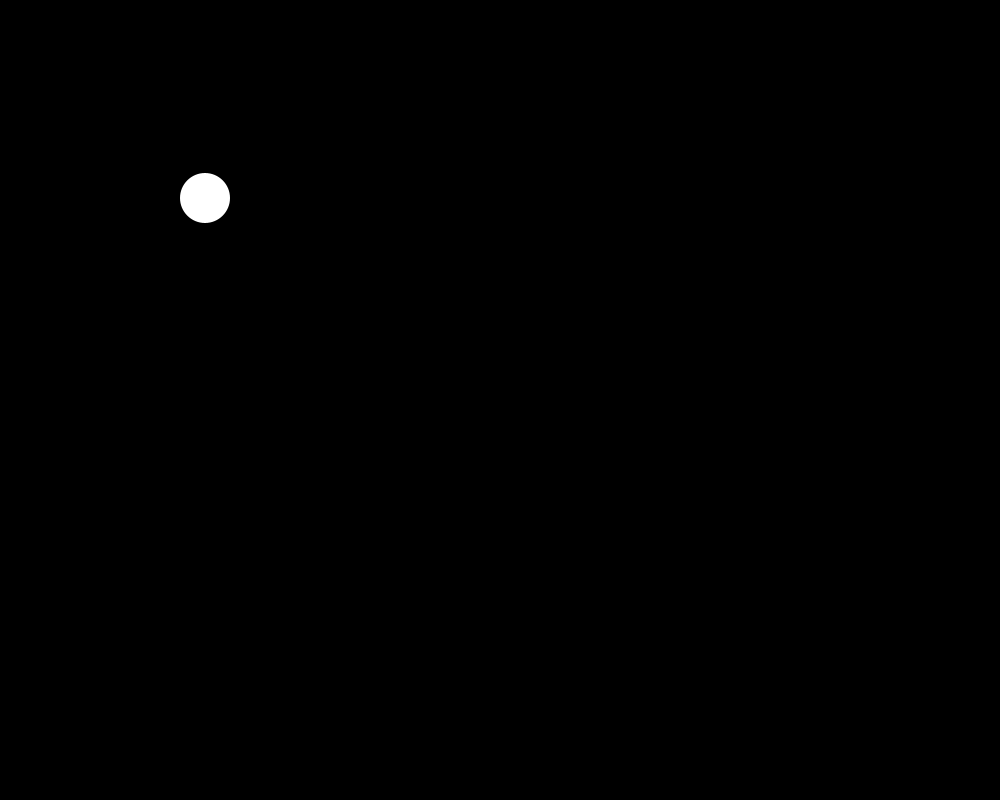
Frame 1 (no input)
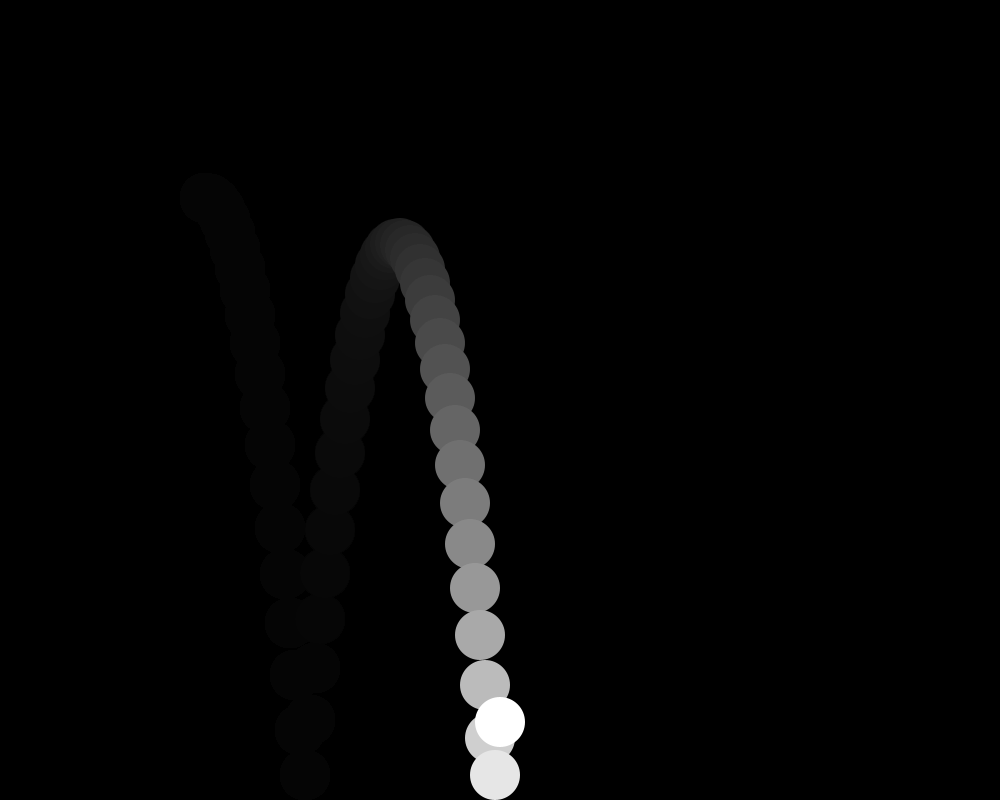
Frame 60 (the mouse pressed at the canvas centre just before this capture)
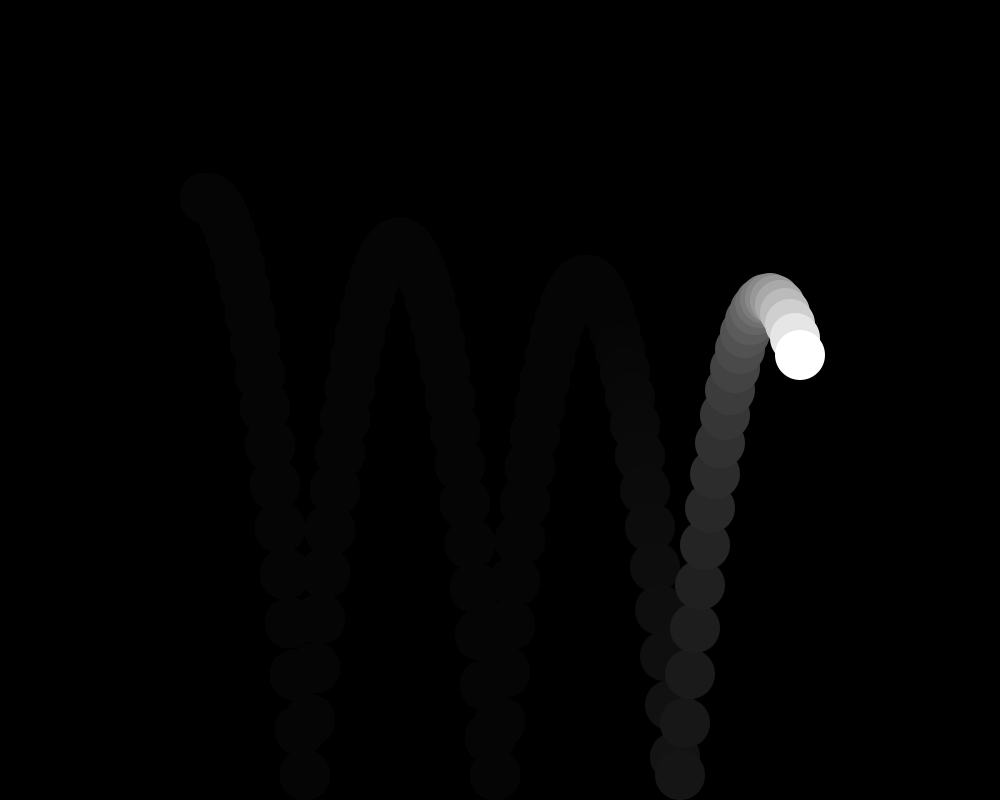
Frame 120 (the mouse held since frame 60 and released just before this capture)

The Processing sketch that drew these frames (run headless with seeded random() and noise(); from frame 60 on, the mouse is pressed at the canvas centre):

// Processing sketch: processing_164649
// ── processing_164649.pde

boolean leftPressed = false;
boolean rightPressed = false;
boolean upPressed = false;

class Ball {
    public Ball(float tempDiameter, float tempX, float tempY, float tempVX, float tempVY, float tempFriction, float tempGravity, float tempThrustX, float tempThrustY) {
        diameter = tempDiameter;
        x = tempX;
        y = tempY;
        vx = tempVX;
        vy = tempVY;
        friction = tempFriction;
        gravity = tempGravity;
        thrustX = tempThrustX;
        thrustY = tempThrustY;
    }

    public void update() {
        if((y + (diameter/2) >= height)) {
            if(wasTouching) {
                if(vx < 0) {
                    vx += friction;
                }
                else {
                    vx -= friction;
                }
            }
            wasTouching = true;
        }
        else {
            wasTouching = false;
        }
        if(leftPressed) {
            vx -= thrustX;
        }
        if(rightPressed) {
            vx += thrustX;
        }
        if(y + (diameter/2) >= height && upPressed) {
            vy -= thrustY;
        }
        x = constrain((x + vx), (diameter/2), width - (diameter/2));
        vy += gravity;
        y = min((y + vy), height - (diameter/2));
        if(x + (diameter/2) >= width || x - (diameter/2) <= 0) {
            vx *= -1;
        }
        if(y + (diameter/2) >= height) {
            vy *= -1;
        }
        ellipse(x, y, diameter, diameter);
    }

    public float x, y, vx, vy, friction, gravity, thrustX, thrustY, diameter;
    private boolean wasTouching = false;
};

Ball ball = new Ball(50, 200, 200, 5, -5, 0.0125, 3, 0.5, 30);

void setup() {
    size(1000, 800);
    smooth();
    noStroke();
    background(0);
}

void draw() {
    fill(0, 25);
    rect(0, 0, width, height);
    fill(255);
    ball.update();
}

void keyPressed() {
    if (key == CODED) {
        if (keyCode == UP) {
            upPressed = true;
        }
        else if (keyCode == LEFT) {
            leftPressed = true;
        }
        else if (keyCode == RIGHT) {
            rightPressed = true;
        }
    }
}

void keyReleased() {
    if (key == CODED) {
        if (keyCode == UP) {
            upPressed = false;
        }
        else if (keyCode == LEFT) {
            leftPressed = false;
        }
        else if (keyCode == RIGHT) {
            rightPressed = false;
        }
    }
}
